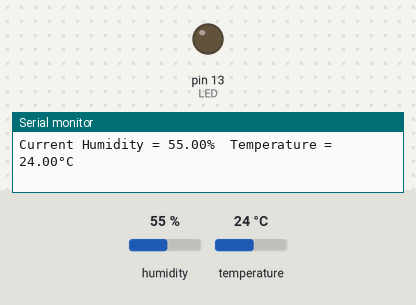
The sketch below on a simulated Arduino Uno, built with avr-gcc and run on an emulated ATmega328P. Shown: output pins drawn as LEDs (lit = HIGH), the last lines printed to the serial monitor. The test bench sets the inputs (shaded band); at power-on: temperature 24 °C, humidity 55 %.

Above: at 2.2 s.
2.3 s: temperature set to 29 °C
5.0 s: temperature set to 32 °C
At 5.6 s:
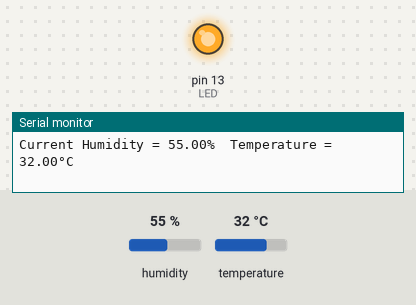
7.7 s: temperature set to 12 °C
At 10.3 s:
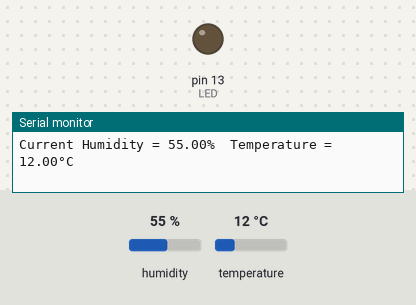
10.6 s: temperature set to 33 °C
At 11.8 s:
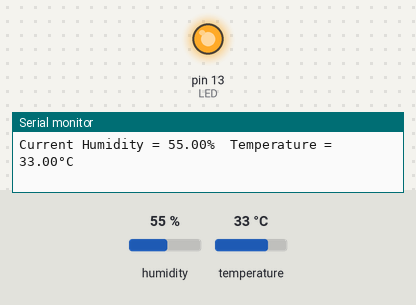
Timing chart, 0 to 13.6 s (numbered marks = the images above; inputs shaded):
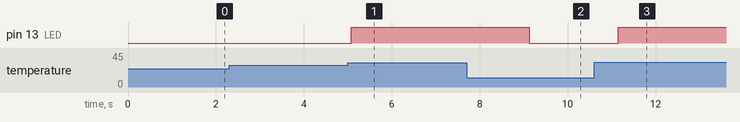

Measured:
- the behaviour switches between 30 and 31 °C on temperature (found by bisection; images 0 and 1)
- after the input at 5.0 s, pin 13 (LED): LOW → HIGH after 0.08 s
- after the input at 7.7 s, pin 13 (LED): HIGH → LOW after 1.4 s
- after the input at 10.6 s, pin 13 (LED): LOW → HIGH after 0.55 s

The sketch:

practical2.ino
```cpp
#include "DHT.h"   // Adafruit DHT library

#define DHTPIN A0   // DHT11 connected to A0
#define DHTTYPE DHT11  // Define the sensor type (DHT11)
#define LED 13     // LED connected to pin 13

DHT dht(DHTPIN, DHTTYPE);  // Create sensor object

void setup() {
  pinMode(LED, OUTPUT);     // Set LED pin as output
  Serial.begin(9600);       // Start Serial communication
  dht.begin();              // Initialize DHT sensor
  delay(1000);

  // Assignment No: 02
  // Roll No: COA-55
  // Batch: A3
  // DHT11 connected to A0
  // LED connected to pin 13
}

void loop() {
  float humidity = dht.readHumidity();     // Read humidity
  float temperature = dht.readTemperature(); // Read temperature in °C

  Serial.print("Current Humidity = ");
  Serial.print(humidity);
  Serial.print("%  ");
  Serial.print("Temperature = ");
  Serial.print(temperature);
  Serial.println("°C");

  if (temperature > 30) {      // If temperature > 30°C
    digitalWrite(LED, HIGH);   // Turn ON LED
  } else {
    digitalWrite(LED, LOW);    // Turn OFF LED
  }

  delay(1000); // Wait 1 second
}
```
